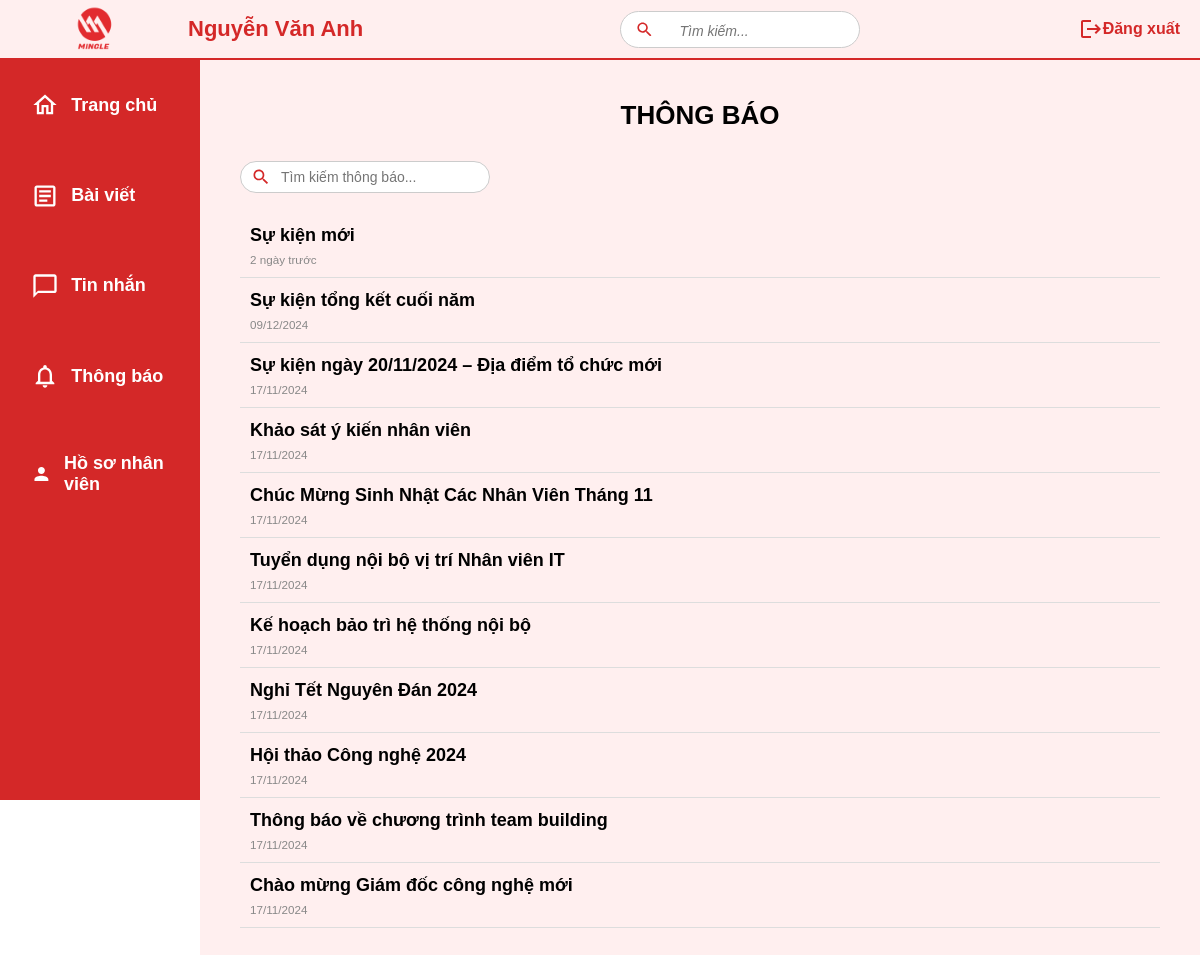
The app's page /notifications/ (signed in) with its own data.
### mxh/models.py (models this page shows, shortened)
class Notification(models.Model): # thông báo về tin tức sự kiện
    title = models.CharField(max_length=255)
    content = models.TextField()
    created_at = models.DateTimeField(auto_now_add=True)
    user = models.ForeignKey(User, on_delete=models.CASCADE, related_name='notifications')

### mxh/views.py (the view)
# urls.py: path('notifications/', notification_list, name='notification_list'),
@never_cache
@login_required
def notification_list(request):
   notifications = Notification.objects.all()
   search_query = request.GET.get('search', '')
   if search_query:
       notifications = notifications.filter(title__icontains=search_query)
   if not notifications.exists():
       messages.info(request, 'Không tìm thấy thông báo nào phù hợp với tìm kiếm của bạn!')
   notifications = notifications.order_by('-created_at')
   for notification in notifications:
       time_diff = now() - notification.created_at
       if time_diff.days > 2:
           notification.time_display = notification.created_at.strftime("%d/%m/%Y")
       elif time_diff.days >= 1:
           notification.time_display = f"{time_diff.days} ngày trước"
       elif time_diff.seconds >= 3600:
           notification.time_display = f"{time_diff.seconds // 3600} giờ trước"
       else:
           notification.time_display = f"{time_diff.seconds // 60} phút trước"
   return render(request, 'list.html', {'notifications': notifications})

### mxh/templates/list.html (shortened to what this page needs)
{% extends 'base.html' %}
{% block content %}
<div class="container">
    <h1>THÔNG BÁO</h1>
    <div class="search-bar">
        <form action="{% url 'notification_list' %}" method="GET" class="search-input">
            <input type="text" name="search" id="search-input" placeholder="Tìm kiếm thông báo..." />
        </form>
    </div>
    {% if notifications.exists %}
    <table>
        <tbody>
            {% for notification in notifications %}
            <tr>
                <td>
                    <div class="notification-title">
                        <a href="{% url 'notification_detail' notification.id %}">
                            {{ notification.title }}
                        </a>
                    </div>
                    <div class="notification-created">
                        <small>{{ notification.time_display }}</small>
                    </div>
                </td>
            </tr>
            {% endfor %}
        </tbody>
    </table>
    {% endif %}
</div>
{% endblock %}

### templates/base.html (shortened to what this page needs)
<!DOCTYPE html>
{% load static %}
<html lang="vi">
<head>
   <link href="https://cdnjs.cloudflare.com/ajax/libs/font-awesome/6.5.1/css/all.min.css" rel="stylesheet">
</head>
<body>
   <nav class="sidebar">
       <a href="{% url 'home' %}" class="nav-item">
           <svg viewBox="0 0 24 24" fill="currentColor">
               <path d="M12 5.69l5 4.5V18h-2v-6H9v6H7v-7.81l5-4.5M12 3L2 12h3v8h6v-6h2v6h6v-8h3L12 3z"/>
           </svg>
           Trang chủ
       </a>
       <a href="{% url 'post' %}" class="nav-item">
           <svg viewBox="0 0 24 24" fill="currentColor">
               <path d="M19 5v14H5V5h14m0-2H5c-1.1 0-2 .9-2 2v14c0 1.1.9 2 2 2h14c1.1 0 2-.9 2-2V5c0-1.1-.9-2-2-2z"/>
               <path d="M14 17H7v-2h7v2zm3-4H7v-2h10v2zm0-4H7V7h10v2z"/>
           </svg>
           Bài viết
       </a>
       <a href="{% url 'message_list' %}" class="nav-item">
           <svg viewBox="0 0 24 24" fill="currentColor">
               <path d="M20 2H4c-1.1 0-2 .9-2 2v18l4-4h14c1.1 0 2-.9 2-2V4c0-1.1-.9-2-2-2zm0 14H6l-2 2V4h16v12z"/>
           </svg>
           Tin nhắn
       </a>
       <a href="{% url 'notification_list' %}" class="nav-item">
           <svg viewBox="0 0 24 24" fill="currentColor">
               <path d="M12 22c1.1 0 2-.9 2-2h-4c0 1.1.9 2 2 2zm6-6v-5c0-3.07-1.63-5.64-4.5-6.32V4c0-.83-.67-1.5-1.5-1.5s-1.5.67-1.5 1.5v.68C7.64 5.36 6 7.92 6 11v5l-2 2v1h16v-1l-2-2zm-2 1H8v-6c0-2.48 1.51-4.5 4-4.5s4 2.02 4 4.5v6z"/>
           </svg>
           Thông báo
       </a>
       <a href="{% url 'employee_list' %}" class="nav-item">
           <svg viewBox="0 0 24 24" fill="currentColor">
               <path d="M12 12c2.21 0 4-1.79 4-4s-1.79-4-4-4-4 1.79-4 4 1.79 4 4 4zm0 2c-2.67 0-8 1.34-8 4v2h16v-2c0-2.66-5.33-4-8-4z"/>
           </svg>
           Hồ sơ nhân viên
       </a>
   </nav>
   <div class="header">
       <div class="logo">
           <img src="{% static 'mxh/logo-mingle.png' %}" />
       </div>
       <div class="name">
           <a href="{% url 'account_settings' %}">
               <span><strong>{{ request.user.first_name }} {{ request.user.last_name }}</strong></span>
           </a>
       </div>
       <div class="search-container">
           <form action="{% url 'search' %}" method="get">
           <svg viewBox="0 0 20 20" fill="currentColor" class="search-icon">
               <path d="M15.5 14h-.79l-.28-.27C15.41 12.59 16 11.11 16 9.5 16 5.91 13.09 3 9.5 3S3 5.91 3 9.5 5.91 16 9.5 16c1.61 0 3.09-.59 4.23-1.57l.27.28v.79l5 4.99L20.49 19l-4.99-5zm-6 0C7.01 14 5 11.99 5 9.5S7.01 5 9.5 5 14 7.01 14 9.5 11.99 14 9.5 14z"/>
           </svg>
           <input type="text" name="q" placeholder="Tìm kiếm...">
           </form>
       </div>
       <div class="logout-container">
           <a href="{% url 'logout' %}" class="nav-item-header">
               <svg width="24" height="24" viewBox="0 0 24 24" fill="currentColor">
                   <path d="M17 7l-1.41 1.41L18.17 11H8v2h10.17l-2.58 2.58L17 17l5-5zM4 5h8V3H4c-1.1 0-2 .9-2 2v14c0 1.1.9 2 2 2h8v-2H4V5z"/>
               </svg>
               <div class="text"><strong>Đăng xuất</strong></div>
           </a>
       </div>
   </div>
   <main class="main-content">
       {% block content %} {% endblock %}
   </main>
</body>
</html>

### records on screen
Notification: title "Sự kiện mới", time_display "2 ngày trước"
Notification: title "Sự kiện tổng kết cuối năm", time_display "09/12/2024"
Notification: title "Sự kiện ngày 20/11/2024 – Địa điểm tổ chức mới", time_display "17/11/2024"
Notification: title "Khảo sát ý kiến nhân viên", time_display "17/11/2024"
Notification: title "Chúc Mừng Sinh Nhật Các Nhân Viên Tháng 11", time_display "17/11/2024"
Notification: title "Tuyển dụng nội bộ vị trí Nhân viên IT", time_display "17/11/2024"
Notification: title "Kế hoạch bảo trì hệ thống nội bộ", time_display "17/11/2024"
Notification: title "Nghỉ Tết Nguyên Đán 2024", time_display "17/11/2024"
Notification: title "Hội thảo Công nghệ 2024", time_display "17/11/2024"
Notification: title "Thông báo về chương trình team building", time_display "17/11/2024"
Notification: title "Chào mừng Giám đốc công nghệ mới", time_display "17/11/2024"

### other values on screen
{{ request.user.first_name }} "Nguyễn"
{{ request.user.last_name }} "Văn Anh"
